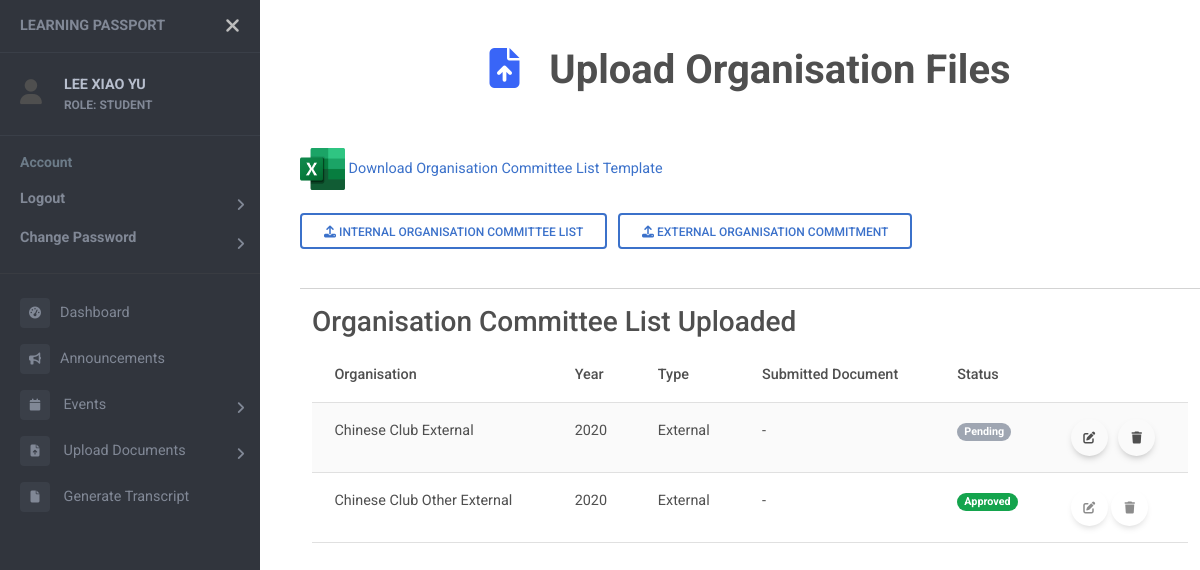
Page /upload/org (signed in) on the earlier database version.
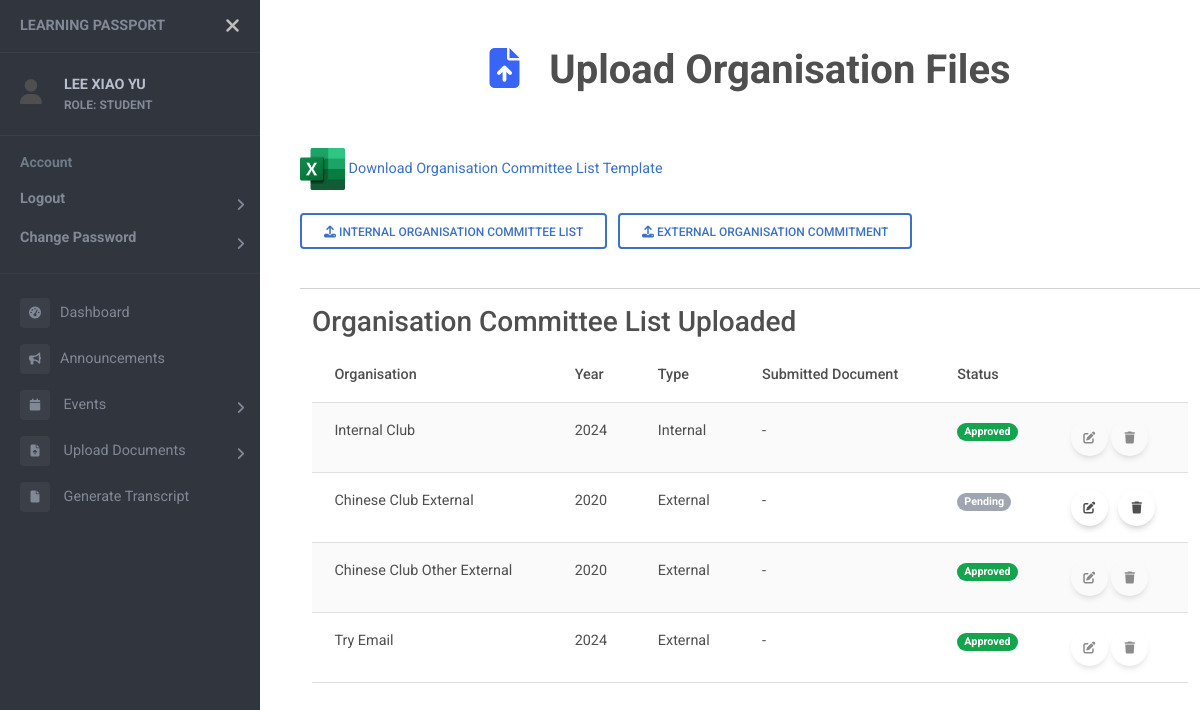
Same page on the later database version.
### users/models.py (models this page shows)
class OrgComittee(models.Model):
    student = models.ForeignKey(Student,on_delete=models.CASCADE)
    org = models.ForeignKey(Organisation,on_delete=models.CASCADE)
    position = models.CharField(max_length=100)
    file = models.FileField(upload_to='org_external/', null=True)
    filename = models.CharField(max_length=100, null=True)
    status = models.BooleanField(null=True)

class Organisation(models.Model):
    name = models.CharField(max_length=100)
    year = models.IntegerField()
    internal = models.BooleanField()
    file = models.FileField(upload_to='org_com/')
    filename = models.CharField(max_length=100, null = True)
    file_by = models.ForeignKey(Student, on_delete=models.SET_NULL, null=True)
    status = models.BooleanField(null=True)

### users/decorators.py (the view)
        def wrap(request, *args, **kwargs):
            if request.user.role in allowed_roles:
                return func(request, *args, **kwargs)
            else:
                raise PermissionDenied

### articles/views.py (called while the page is built, shortened)
@login_required
@role_required(['STUDENT'])
def submitOrgView(request):
    student = Student.objects.get(user=request.user.id)
    orgs_in = Organisation.objects.filter(file_by=student).exclude(internal=0)
    orgs_ex = OrgComittee.objects.filter(student=student).exclude(org__internal=1)
    org_list_ex = Organisation.objects.filter(internal=0)
    context = {
        "page_name": "Upload Organisation Files",
        "orgs_ex": orgs_ex,
        "orgs_in": orgs_in,
        "org_list_ex":org_list_ex,
        "icon": "fa-solid fa-file-arrow-up",
    }
    return render(request, "upload_org.html", context)

### templates/upload_org.html (shortened to what the changed rows need)
{% extends "sidebar.html" %} {% block content %} {% load static %}
<head>
<link rel="stylesheet" type="text/css" href="{% static 'css/uploads.css' %}">
</head>
<br>
<br>
<br><br>
<div class="container-fluid table-responsive">
  {% if orgs_in or orgs_ex %}
  <table class="table table-striped">
    <thead>
      <tr>
        <th>Organisation</th>
        <th>Year</th>
        <th>Type</th>
        <th>Submitted Document</th>
        <th>Status</th>
        <th></th>
      </tr>
    </thead>
    <tbody>
      {% for org in orgs_in %}
      <tr>
        <td>{{org.name}}</td>
        <td>{{org.year}}</td>
        {% if org.internal == 1 %}
        <td>Internal</td>
        {% else %}
        <td>External</td>
        {% endif %}
        {% if org.status != 1 %}
        <td><a href="{{ org.file.url }}">Download File</a></td>
        {% else %}
        <td>-</td>
        {% endif %}
        <td>
          {% if org.status == 1 %}
          <span class="badge rounded-pill bg-success">Approved</span>
          {% elif org.status == 0 %}
          <span class="badge rounded-pill bg-danger">Rejected</span>
          {% else %}
          <span class="badge rounded-pill bg-secondary">Pending</span>
          {% endif %}
        </td>
        {% if not org.status == 1 %}
        <td>
        <div class="button-container">
          <button
            id="edit-internal"
            type="button"
            class="edit-internal btn btn-floating"
            data-mdb-toggle="modal"
            data-mdb-target="#edit_internal"
            data-int-id="{{ org.id }}"
            >
            <i class="fas fa-edit"></i>
          </button>
          &nbsp;&nbsp;&nbsp;
          <form method="POST">
            {% csrf_token %}
          <button
            id="delete-internal"
            type="submit"
            class="btn btn-floating"
            value="{{org.id}}"
            name="internal_delete"
            onclick="return confirm('Confirm to delete committee list for {{org.name}} {{org.year}}?')"
            >
            <i class="fas fa-trash"></i>
          </button>
        </form>
      </div>
      </td>
      {% else %}
      <td>
        <div class="button-container">
        <button
        class="btn btn-floating"
        disabled>
        <i class="fas fa-edit"></i>
        </button>
        <button
        class="btn btn-floating"
        disabled
        >
        <i class="fas fa-trash"></i></button>
        </div>
      </td>
        {% endif %}
      </tr>
      {% endfor %}
      {% for org in orgs_ex %}
      <tr>
        <td>{{org.org.name}}</td>
        <td>{{org.org.year}}</td>
        {% if org.org.internal == 1 %}
        <td>Internal</td>
        {% else %}
        <td>External</td>
        {% endif %}
        {% if org.status != 1 and org.file %}
        <td><a href="{{ org.file.url }}">Download File</a></td>
        {% else %}
        <td>-</td>
        {% endif %}
        <td>
          {% if org.status == 1 %}
          <span class="badge rounded-pill bg-success">Approved</span>
          {% elif org.status == 0 %}
          <span class="badge rounded-pill bg-danger">Rejected</span>
          {% else %}
          <span class="badge rounded-pill bg-secondary">Pending</span>
          {% endif %}
        </td>
        {% if not org.status == 1 %}
        <td>
        <div class="button-container">
          <button
            id="edit-external"
            type="button"
            class="edit-external btn btn-floating"
            data-mdb-toggle="modal"
            data-mdb-target="#edit_external"
            data-ex-id="{{ org.id }}"
            >
            <i class="fas fa-edit"></i>
          </button>
          <form method="POST">
          <button
            id="delete-external"
            type="submit"
            class="btn btn-floating"
            value="{{org.id}}"
            name="external_delete"
            onclick="return confirm('Confirm to delete committee list for {{org.org.name}} {{org.org.year}}?')"
            >
            <i class="fas fa-trash"></i>
          </button>
        </form>
      </div>
    </td>
    {% else %}
    <td>
      <div class="button-container">
      <button
      class="btn btn-floating"
      disabled>
      <i class="fas fa-edit"></i>
      </button>
      <button
      class="btn btn-floating"
      disabled
      >
      <i class="fas fa-trash"></i></button>
      </div>
    </td>
        {% endif %}
      </tr>
      {% endfor %}
    </tbody>
  </table>
  {% else %}
  <sub>No uploaded organisation committee file.</sub>
  {% endif %}
</div>
{% endblock %}

Differences in the rows shown:
added Organisation: name "Internal Club", year "2024", internal "Internal", status "Approved"
added OrgComittee: org.name "Try Email", org.year "2024", shows "External", status "Approved"
